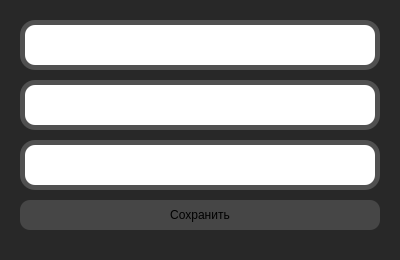
               <widget class="QWidget" name="show_5" native="true">
                <property name="enabled">
                 <bool>true</bool>
                </property>
                <property name="sizePolicy">
                 <sizepolicy hsizetype="Expanding" vsizetype="Expanding">
                  <horstretch>0</horstretch>
                  <verstretch>0</verstretch>
                 </sizepolicy>
                </property>
                <property name="minimumSize">
                 <size>
                  <width>400</width>
                  <height>150</height>
                 </size>
                </property>
                <property name="styleSheet">
                 <string notr="true">background-color:rgb(40,40,40);
border-radius: 30px;</string>
                </property>
                <layout class="QGridLayout" name="gridLayout_15">
                 <property name="leftMargin">
                  <number>20</number>
                 </property>
                 <property name="topMargin">
                  <number>0</number>
                 </property>
                 <property name="rightMargin">
                  <number>20</number>
                 </property>
                 <property name="bottomMargin">
                  <number>0</number>
                 </property>
                 <property name="spacing">
                  <number>0</number>
                 </property>
                 <item row="5" column="0">
                  <widget class="QWidget" name="widget_30" native="true">
                   <property name="sizePolicy">
                    <sizepolicy hsizetype="Preferred" vsizetype="Preferred">
                     <horstretch>20</horstretch>
                     <verstretch>10</verstretch>
                    </sizepolicy>
                   </property>
                   <property name="minimumSize">
                    <size>
                     <width>300</width>
                     <height>30</height>
                    </size>
                   </property>
                   <property name="maximumSize">
                    <size>
                     <width>16777215</width>
                     <height>50</height>
                    </size>
                   </property>
                   <property name="styleSheet">
                    <string notr="true">background-color: rgb(80,80,80);
border-radius: 15px</string>
                   </property>
                   <layout class="QGridLayout" name="gridLayout_17">
                    <property name="leftMargin">
                     <number>5</number>
                    </property>
                    <property name="topMargin">
                     <number>5</number>
                    </property>
                    <property name="rightMargin">
                     <number>5</number>
                    </property>
                    <property name="bottomMargin">
                     <number>5</number>
                    </property>
                    <property name="spacing">
                     <number>0</number>
                    </property>
                    <item row="0" column="0">
                     <widget class="QPlainTextEdit" name="plainTextEdit_9">
                      <property name="enabled">
                       <bool>false</bool>
                      </property>
                      <property name="minimumSize">
                       <size>
                        <width>280</width>
                        <height>20</height>
                       </size>
                      </property>
                      <property name="palette">
                       <palette>
                        <active>
                         <colorrole role="Button">
                          <brush brushstyle="SolidPattern">
                           <color alpha="255">
                            <red>255</red>
                            <green>255</green>
                            <blue>255</blue>
                           </color>
                          </brush>
                         </colorrole>
                         <colorrole role="Text">
                          <brush brushstyle="SolidPattern">
                           <color alpha="255">
                            <red>0</red>
                            <green>0</green>
                            <blue>0</blue>
                           </color>
                          </brush>
                         </colorrole>
                         <colorrole role="Base">
                          <brush brushstyle="SolidPattern">
                           <color alpha="255">
                            <red>255</red>
                            <green>255</green>
                            <blue>255</blue>
                           </color>
                          </brush>
                         </colorrole>
                         <colorrole role="Window">
                          <brush brushstyle="SolidPattern">
                           <color alpha="255">
                            <red>255</red>
                            <green>255</green>
                            <blue>255</blue>
                           </color>
                          </brush>
                         </colorrole>
                        </active>
                        <inactive>
                         <colorrole role="Button">
                          <brush brushstyle="SolidPattern">
                           <color alpha="255">
                            <red>255</red>
                            <green>255</green>
                            <blue>255</blue>
                           </color>
                          </brush>
                         </colorrole>
                         <colorrole role="Text">
                          <brush brushstyle="SolidPattern">
                           <color alpha="255">
                            <red>0</red>
                            <green>0</green>
                            <blue>0</blue>
                           </color>
                          </brush>
                         </colorrole>
                         <colorrole role="Base">
                          <brush brushstyle="SolidPattern">
                           <color alpha="255">
                            <red>255</red>
                            <green>255</green>
                            <blue>255</blue>
                           </color>
                          </brush>
                         </colorrole>
                         <colorrole role="Window">
                          <brush brushstyle="SolidPattern">
                           <color alpha="255">
                            <red>255</red>
                            <green>255</green>
                            <blue>255</blue>
                           </color>
                          </brush>
                         </colorrole>
                        </inactive>
                        <disabled>
                         <colorrole role="Button">
                          <brush brushstyle="SolidPattern">
                           <color alpha="255">
                            <red>255</red>
                            <green>255</green>
                            <blue>255</blue>
                           </color>
                          </brush>
                         </colorrole>
                         <colorrole role="Base">
                          <brush brushstyle="SolidPattern">
                           <color alpha="255">
                            <red>255</red>
                            <green>255</green>
                            <blue>255</blue>
                           </color>
                          </brush>
                         </colorrole>
                         <colorrole role="Window">
                          <brush brushstyle="SolidPattern">
                           <color alpha="255">
                            <red>255</red>
                            <green>255</green>
                            <blue>255</blue>
                           </color>
                          </brush>
                         </colorrole>
                        </disabled>
                       </palette>
                      </property>
                      <property name="styleSheet">
                       <string notr="true">background-color: rgb(255,255,255);
border-radius: 10px;</string>
                      </property>
                      <property name="placeholderText">
                       <string/>
                      </property>
                     </widget>
                    </item>
                   </layout>
                  </widget>
                 </item>
                 <item row="2" column="0">
                  <spacer name="verticalSpacer_45">
                   <property name="orientation">
                    <enum>Qt::Orientation::Vertical</enum>
                   </property>
                   <property name="sizeType">
                    <enum>QSizePolicy::Policy::Minimum</enum>
                   </property>
                   <property name="sizeHint" stdset="0">
                    <size>
                     <width>20</width>
                     <height>10</height>
                    </size>
                   </property>
                  </spacer>
                 </item>
                 <item row="3" column="0">
                  <widget class="QWidget" name="widget_29" native="true">
                   <property name="sizePolicy">
                    <sizepolicy hsizetype="Preferred" vsizetype="Preferred">
                     <horstretch>20</horstretch>
                     <verstretch>10</verstretch>
                    </sizepolicy>
                   </property>
                   <property name="minimumSize">
                    <size>
                     <width>300</width>
                     <height>30</height>
                    </size>
                   </property>
                   <property name="maximumSize">
                    <size>
                     <width>16777215</width>
                     <height>50</height>
                    </size>
                   </property>
                   <property name="styleSheet">
                    <string notr="true">background-color: rgb(80,80,80);
border-radius: 15px</string>
                   </property>
                   <layout class="QGridLayout" name="gridLayout_14">
                    <property name="leftMargin">
                     <number>5</number>
                    </property>
                    <property name="topMargin">
                     <number>5</number>
                    </property>
                    <property name="rightMargin">
                     <number>5</number>
                    </property>
                    <property name="bottomMargin">
                     <number>5</number>
                    </property>
                    <property name="spacing">
                     <number>0</number>
                    </property>
                    <item row="0" column="0">
                     <widget class="QPlainTextEdit" name="plainTextEdit_8">
                      <property name="enabled">
                       <bool>false</bool>
                      </property>
                      <property name="minimumSize">
                       <size>
                        <width>280</width>
                        <height>20</height>
                       </size>
                      </property>
                      <property name="palette">
                       <palette>
                        <active>
                         <colorrole role="Button">
                          <brush brushstyle="SolidPattern">
                           <color alpha="255">
                            <red>255</red>
                            <green>255</green>
                            <blue>255</blue>
                           </color>
                          </brush>
                         </colorrole>
                         <colorrole role="Text">
                          <brush brushstyle="SolidPattern">
                           <color alpha="255">
                            <red>0</red>
                            <green>0</green>
                            <blue>0</blue>
                           </color>
                          </brush>
                         </colorrole>
                         <colorrole role="Base">
                          <brush brushstyle="SolidPattern">
                           <color alpha="255">
                            <red>255</red>
                            <green>255</green>
                            <blue>255</blue>
                           </color>
                          </brush>
                         </colorrole>
                         <colorrole role="Window">
                          <brush brushstyle="SolidPattern">
                           <color alpha="255">
                            <red>255</red>
                            <green>255</green>
                            <blue>255</blue>
                           </color>
                          </brush>
                         </colorrole>
                        </active>
                        <inactive>
                         <colorrole role="Button">
                          <brush brushstyle="SolidPattern">
                           <color alpha="255">
                            <red>255</red>
                            <green>255</green>
                            <blue>255</blue>
                           </color>
                          </brush>
                         </colorrole>
                         <colorrole role="Text">
                          <brush brushstyle="SolidPattern">
                           <color alpha="255">
                            <red>0</red>
                            <green>0</green>
                            <blue>0</blue>
                           </color>
                          </brush>
                         </colorrole>
                         <colorrole role="Base">
                          <brush brushstyle="SolidPattern">
                           <color alpha="255">
                            <red>255</red>
                            <green>255</green>
                            <blue>255</blue>
                           </color>
                          </brush>
                         </colorrole>
                         <colorrole role="Window">
                          <brush brushstyle="SolidPattern">
                           <color alpha="255">
                            <red>255</red>
                            <green>255</green>
                            <blue>255</blue>
                           </color>
                          </brush>
                         </colorrole>
                        </inactive>
                        <disabled>
                         <colorrole role="Button">
                          <brush brushstyle="SolidPattern">
                           <color alpha="255">
                            <red>255</red>
                            <green>255</green>
                            <blue>255</blue>
                           </color>
                          </brush>
                         </colorrole>
                         <colorrole role="Base">
                          <brush brushstyle="SolidPattern">
                           <color alpha="255">
                            <red>255</red>
                            <green>255</green>
                            <blue>255</blue>
                           </color>
                          </brush>
                         </colorrole>
                         <colorrole role="Window">
                          <brush brushstyle="SolidPattern">
                           <color alpha="255">
                            <red>255</red>
                            <green>255</green>
                            <blue>255</blue>
                           </color>
                          </brush>
                         </colorrole>
                        </disabled>
                       </palette>
                      </property>
                      <property name="styleSheet">
                       <string notr="true">background-color: rgb(255,255,255);
border-radius: 10px;</string>
                      </property>
                      <property name="placeholderText">
                       <string/>
                      </property>
                     </widget>
                    </item>
                   </layout>
                  </widget>
                 </item>
                 <item row="7" column="0">
                  <widget class="QPushButton" name="pushButton_8">
                   <property name="enabled">
                    <bool>true</bool>
                   </property>
                   <property name="minimumSize">
                    <size>
                     <width>0</width>
                     <height>30</height>
                    </size>
                   </property>
                   <property name="palette">
                    <palette>
                     <active>
                      <colorrole role="Button">
                       <brush brushstyle="SolidPattern">
                        <color alpha="255">
                         <red>70</red>
                         <green>70</green>
                         <blue>70</blue>
                        </color>
                       </brush>
                      </colorrole>
                      <colorrole role="Base">
                       <brush brushstyle="SolidPattern">
                        <color alpha="255">
                         <red>70</red>
                         <green>70</green>
                         <blue>70</blue>
                        </color>
                       </brush>
                      </colorrole>
                      <colorrole role="Window">
                       <brush brushstyle="SolidPattern">
                        <color alpha="255">
                         <red>70</red>
                         <green>70</green>
                         <blue>70</blue>
                        </color>
                       </brush>
                      </colorrole>
                     </active>
                     <inactive>
                      <colorrole role="Button">
                       <brush brushstyle="SolidPattern">
                        <color alpha="255">
                         <red>70</red>
                         <green>70</green>
                         <blue>70</blue>
                        </color>
                       </brush>
                      </colorrole>
                      <colorrole role="Base">
                       <brush brushstyle="SolidPattern">
                        <color alpha="255">
                         <red>70</red>
                         <green>70</green>
                         <blue>70</blue>
                        </color>
                       </brush>
                      </colorrole>
                      <colorrole role="Window">
                       <brush brushstyle="SolidPattern">
                        <color alpha="255">
                         <red>70</red>
                         <green>70</green>
                         <blue>70</blue>
                        </color>
                       </brush>
                      </colorrole>
                     </inactive>
                     <disabled>
                      <colorrole role="Button">
                       <brush brushstyle="SolidPattern">
                        <color alpha="255">
                         <red>70</red>
                         <green>70</green>
                         <blue>70</blue>
                        </color>
                       </brush>
                      </colorrole>
                      <colorrole role="Base">
                       <brush brushstyle="SolidPattern">
                        <color alpha="255">
                         <red>70</red>
                         <green>70</green>
                         <blue>70</blue>
                        </color>
                       </brush>
                      </colorrole>
                      <colorrole role="Window">
                       <brush brushstyle="SolidPattern">
                        <color alpha="255">
                         <red>70</red>
                         <green>70</green>
                         <blue>70</blue>
                        </color>
                       </brush>
                      </colorrole>
                     </disabled>
                    </palette>
                   </property>
                   <property name="styleSheet">
                    <string notr="true">background-color: rgb(70,70,70);
border-radius: 10px;</string>
                   </property>
                   <property name="text">
                    <string>Сохранить</string>
                   </property>
                  </widget>
                 </item>
                 <item row="8" column="0">
                  <spacer name="verticalSpacer_43">
                   <property name="orientation">
                    <enum>Qt::Orientation::Vertical</enum>
                   </property>
                   <property name="sizeType">
                    <enum>QSizePolicy::Policy::Expanding</enum>
                   </property>
                   <property name="sizeHint" stdset="0">
                    <size>
                     <width>20</width>
                     <height>30</height>
                    </size>
                   </property>
                  </spacer>
                 </item>
                 <item row="4" column="0">
                  <spacer name="verticalSpacer_47">
                   <property name="orientation">
                    <enum>Qt::Orientation::Vertical</enum>
                   </property>
                   <property name="sizeType">
                    <enum>QSizePolicy::Policy::Minimum</enum>
                   </property>
                   <property name="sizeHint" stdset="0">
                    <size>
                     <width>20</width>
                     <height>10</height>
                    </size>
                   </property>
                  </spacer>
                 </item>
                 <item row="6" column="0">
                  <spacer name="verticalSpacer_54">
                   <property name="orientation">
                    <enum>Qt::Orientation::Vertical</enum>
                   </property>
                   <property name="sizeType">
                    <enum>QSizePolicy::Policy::Minimum</enum>
                   </property>
                   <property name="sizeHint" stdset="0">
                    <size>
                     <width>20</width>
                     <height>10</height>
                    </size>
                   </property>
                  </spacer>
                 </item>
                 <item row="0" column="0">
                  <spacer name="verticalSpacer_46">
                   <property name="orientation">
                    <enum>Qt::Orientation::Vertical</enum>
                   </property>
                   <property name="sizeType">
                    <enum>QSizePolicy::Policy::Minimum</enum>
                   </property>
                   <property name="sizeHint" stdset="0">
                    <size>
                     <width>20</width>
                     <height>20</height>
                    </size>
                   </property>
                  </spacer>
                 </item>
                 <item row="1" column="0">
                  <widget class="QWidget" name="widget_32" native="true">
                   <property name="sizePolicy">
                    <sizepolicy hsizetype="Preferred" vsizetype="Preferred">
                     <horstretch>20</horstretch>
                     <verstretch>10</verstretch>
                    </sizepolicy>
                   </property>
                   <property name="minimumSize">
                    <size>
                     <width>300</width>
                     <height>30</height>
                    </size>
                   </property>
                   <property name="maximumSize">
                    <size>
                     <width>16777215</width>
                     <height>50</height>
                    </size>
                   </property>
                   <property name="styleSheet">
                    <string notr="true">background-color: rgb(80,80,80);
border-radius: 15px</string>
                   </property>
                   <layout class="QGridLayout" name="gridLayout_21">
                    <property name="leftMargin">
                     <number>5</number>
                    </property>
                    <property name="topMargin">
                     <number>5</number>
                    </property>
                    <property name="rightMargin">
                     <number>5</number>
                    </property>
                    <property name="bottomMargin">
                     <number>5</number>
                    </property>
                    <property name="spacing">
                     <number>0</number>
                    </property>
                    <item row="0" column="0">
                     <widget class="QPlainTextEdit" name="plainTextEdit_13">
                      <property name="enabled">
                       <bool>false</bool>
                      </property>
                      <property name="minimumSize">
                       <size>
                        <width>280</width>
                        <height>20</height>
                       </size>
                      </property>
                      <property name="palette">
                       <palette>
                        <active>
                         <colorrole role="Button">
                          <brush brushstyle="SolidPattern">
                           <color alpha="255">
                            <red>255</red>
                            <green>255</green>
                            <blue>255</blue>
                           </color>
                          </brush>
                         </colorrole>
                         <colorrole role="Text">
                          <brush brushstyle="SolidPattern">
                           <color alpha="255">
                            <red>0</red>
                            <green>0</green>
                            <blue>0</blue>
                           </color>
                          </brush>
                         </colorrole>
                         <colorrole role="Base">
                          <brush brushstyle="SolidPattern">
                           <color alpha="255">
                            <red>255</red>
                            <green>255</green>
                            <blue>255</blue>
                           </color>
                          </brush>
                         </colorrole>
                         <colorrole role="Window">
                          <brush brushstyle="SolidPattern">
                           <color alpha="255">
                            <red>255</red>
                            <green>255</green>
                            <blue>255</blue>
                           </color>
                          </brush>
                         </colorrole>
                        </active>
                        <inactive>
                         <colorrole role="Button">
                          <brush brushstyle="SolidPattern">
                           <color alpha="255">
                            <red>255</red>
                            <green>255</green>
                            <blue>255</blue>
                           </color>
                          </brush>
                         </colorrole>
                         <colorrole role="Text">
                          <brush brushstyle="SolidPattern">
                           <color alpha="255">
                            <red>0</red>
                            <green>0</green>
                            <blue>0</blue>
                           </color>
                          </brush>
                         </colorrole>
                         <colorrole role="Base">
                          <brush brushstyle="SolidPattern">
                           <color alpha="255">
                            <red>255</red>
                            <green>255</green>
                            <blue>255</blue>
                           </color>
                          </brush>
                         </colorrole>
                         <colorrole role="Window">
                          <brush brushstyle="SolidPattern">
                           <color alpha="255">
                            <red>255</red>
                            <green>255</green>
                            <blue>255</blue>
                           </color>
                          </brush>
                         </colorrole>
                        </inactive>
                        <disabled>
                         <colorrole role="Button">
                          <brush brushstyle="SolidPattern">
                           <color alpha="255">
                            <red>255</red>
                            <green>255</green>
                            <blue>255</blue>
                           </color>
                          </brush>
                         </colorrole>
                         <colorrole role="Base">
                          <brush brushstyle="SolidPattern">
                           <color alpha="255">
                            <red>255</red>
                            <green>255</green>
                            <blue>255</blue>
                           </color>
                          </brush>
                         </colorrole>
                         <colorrole role="Window">
                          <brush brushstyle="SolidPattern">
                           <color alpha="255">
                            <red>255</red>
                            <green>255</green>
                            <blue>255</blue>
                           </color>
                          </brush>
                         </colorrole>
                        </disabled>
                       </palette>
                      </property>
                      <property name="styleSheet">
                       <string notr="true">background-color: rgb(255,255,255);
border-radius: 10px;</string>
                      </property>
                      <property name="placeholderText">
                       <string/>
                      </property>
                     </widget>
                    </item>
                   </layout>
                  </widget>
                 </item>
                </layout>
               </widget>
